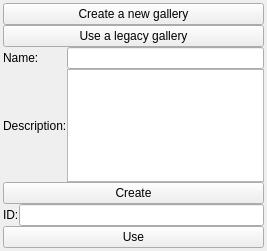
<?xml version="1.0" encoding="UTF-8"?>
<ui version="4.0">
 <class>dGalleryClass</class>
 <widget class="QWidget" name="dGalleryClass">
  <property name="geometry">
   <rect>
    <x>0</x>
    <y>0</y>
    <width>267</width>
    <height>251</height>
   </rect>
  </property>
  <property name="windowTitle">
   <string>Galleries</string>
  </property>
  <layout class="QGridLayout" name="gridLayout">
   <property name="margin">
    <number>0</number>
   </property>
   <property name="spacing">
    <number>0</number>
   </property>
   <item row="0" column="0">
    <layout class="QGridLayout" name="mainLayout">
     <property name="margin">
      <number>3</number>
     </property>
     <item row="0" column="0">
      <layout class="QGridLayout" name="selectLayout">
       <item row="0" column="0">
        <widget class="QPushButton" name="createNew">
         <property name="sizePolicy">
          <sizepolicy hsizetype="Minimum" vsizetype="Fixed">
           <horstretch>0</horstretch>
           <verstretch>0</verstretch>
          </sizepolicy>
         </property>
         <property name="text">
          <string>Create a new gallery</string>
         </property>
        </widget>
       </item>
       <item row="1" column="0">
        <widget class="QPushButton" name="useLegacy">
         <property name="sizePolicy">
          <sizepolicy hsizetype="Minimum" vsizetype="Fixed">
           <horstretch>0</horstretch>
           <verstretch>0</verstretch>
          </sizepolicy>
         </property>
         <property name="text">
          <string>Use a legacy gallery</string>
         </property>
        </widget>
       </item>
      </layout>
     </item>
     <item row="1" column="0">
      <layout class="QGridLayout" name="newLayout">
       <item row="0" column="0">
        <widget class="QLabel" name="label">
         <property name="text">
          <string>Name:</string>
         </property>
        </widget>
       </item>
       <item row="1" column="0">
        <widget class="QLabel" name="label_2">
         <property name="text">
          <string>Description:</string>
         </property>
        </widget>
       </item>
       <item row="0" column="1">
        <widget class="QLineEdit" name="nameEdit"/>
       </item>
       <item row="2" column="0" colspan="2">
        <widget class="QPushButton" name="createButton">
         <property name="sizePolicy">
          <sizepolicy hsizetype="Minimum" vsizetype="Fixed">
           <horstretch>0</horstretch>
           <verstretch>0</verstretch>
          </sizepolicy>
         </property>
         <property name="text">
          <string>Create</string>
         </property>
        </widget>
       </item>
       <item row="1" column="1">
        <widget class="QTextEdit" name="descEdit"/>
       </item>
      </layout>
     </item>
     <item row="2" column="0">
      <layout class="QGridLayout" name="useLayout">
       <item row="0" column="0">
        <widget class="QLabel" name="label_3">
         <property name="text">
          <string>ID:</string>
         </property>
        </widget>
       </item>
       <item row="0" column="1">
        <widget class="QLineEdit" name="idEdit">
         <property name="sizePolicy">
          <sizepolicy hsizetype="Expanding" vsizetype="Fixed">
           <horstretch>0</horstretch>
           <verstretch>0</verstretch>
          </sizepolicy>
         </property>
        </widget>
       </item>
       <item row="1" column="0" colspan="2">
        <widget class="QPushButton" name="useButton">
         <property name="sizePolicy">
          <sizepolicy hsizetype="Minimum" vsizetype="Fixed">
           <horstretch>0</horstretch>
           <verstretch>0</verstretch>
          </sizepolicy>
         </property>
         <property name="text">
          <string>Use</string>
         </property>
        </widget>
       </item>
      </layout>
     </item>
    </layout>
   </item>
  </layout>
 </widget>
 <resources/>
 <connections/>
</ui>
